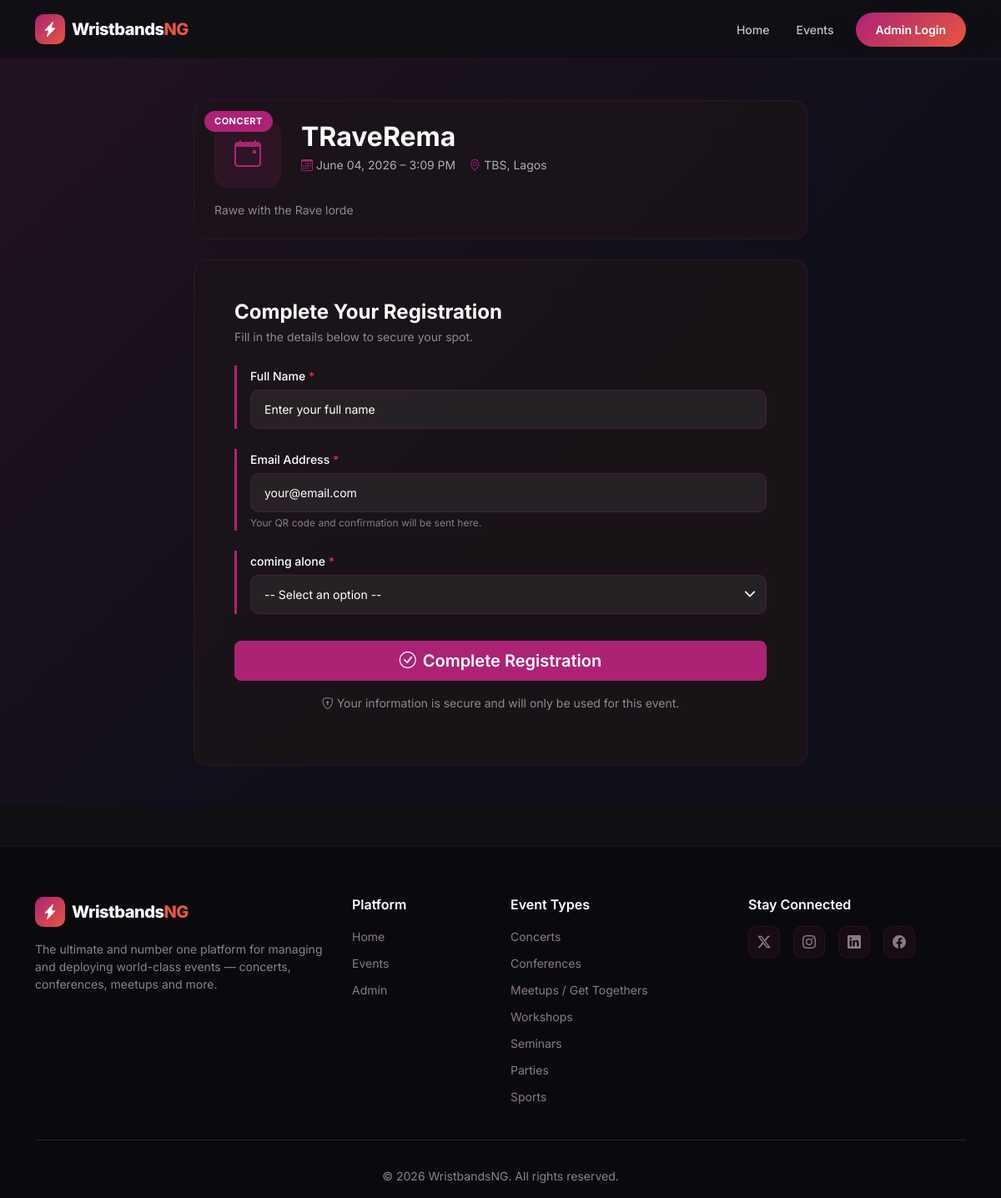
/registrations/traverema/, run on the app's committed database.
### events/models.py (models this page shows, shortened)
class Event(models.Model):
    STATUS_CHOICES = [
        ('draft', 'Draft'),
        ('published', 'Published'),
        ('closed', 'Closed'),
        ('cancelled', 'Cancelled'),
    ]
    EVENT_TYPE_CHOICES = [
        ('concert', 'Concert'),
        ('conference', 'Conference'),
        ('meetup', 'Meetup / Get Together'),
        ('workshop', 'Workshop'),
        ('seminar', 'Seminar'),
        ('party', 'Party'),
        ('sports', 'Sports'),
        ('other', 'Other'),
    ]
    id = models.UUIDField(primary_key=True, default=uuid.uuid4, editable=False)
    title = models.CharField(max_length=255)
    slug = models.SlugField(unique=True, max_length=300)
    description = models.TextField()
    event_type = models.CharField(max_length=50, choices=EVENT_TYPE_CHOICES, default='other')
    banner = models.ImageField(upload_to='event_banners/', blank=True, null=True)
    venue = models.CharField(max_length=500)
    address = models.TextField(blank=True)
    city = models.CharField(max_length=100, blank=True)
    country = models.CharField(max_length=100, blank=True)
    start_date = models.DateTimeField()
    end_date = models.DateTimeField()
    capacity = models.PositiveIntegerField(default=0, help_text='0 = unlimited')
    status = models.CharField(max_length=20, choices=STATUS_CHOICES, default='draft')
    created_by = models.ForeignKey(User, on_delete=models.SET_NULL, null=True, related_name='events_created')
    created_at = models.DateTimeField(auto_now_add=True)
    updated_at = models.DateTimeField(auto_now=True)
    registration_deadline = models.DateTimeField(null=True, blank=True)
    is_featured = models.BooleanField(default=False)
    color_theme = models.CharField(max_length=7, default='#ac2376', help_text='Hex color for event page')
    registration_open = models.BooleanField(
        default=True,
        help_text='When OFF, the public registration form is closed. '
                  'All existing registrations and QR codes remain intact.'
    )
    checkin_open = models.BooleanField(
        default=True,
        help_text='When OFF, the QR scanner will reject new check-ins. '
                  'All previously checked-in records remain intact.'
    )
    class Meta:
        ordering = ['-created_at']
    @property
    def is_full(self):
        if self.capacity == 0:
            return False
        return self.registration_count >= self.capacity

class FormField(models.Model):
    FIELD_TYPES = [
        ('text', 'Text Input'),
        ('email', 'Email'),
        ('tel', 'Phone Number'),
        ('number', 'Number'),
        ('textarea', 'Text Area'),
        ('select', 'Dropdown Select'),
        ('radio', 'Radio Buttons'),
        ('checkbox', 'Checkbox'),
        ('date', 'Date'),
        ('file', 'File Upload'),
    ]
    event = models.ForeignKey(Event, on_delete=models.CASCADE, related_name='form_fields')
    label = models.CharField(max_length=255)
    field_type = models.CharField(max_length=20, choices=FIELD_TYPES)
    placeholder = models.CharField(max_length=255, blank=True)
    help_text = models.CharField(max_length=500, blank=True)
    is_required = models.BooleanField(default=True)
    options = models.TextField(blank=True, help_text='Comma-separated options for select/radio/checkbox')
    order = models.PositiveIntegerField(default=0)
    field_key = models.SlugField(max_length=100)
    class Meta:
        ordering = ['order']
    def get_options_list(self):
        if self.options:
            return [o.strip() for o in self.options.split(',') if o.strip()]
        return []

### registrations/views.py (the view, shortened to what this page needs)
# urls.py: path('<slug:slug>/', views.register, name='register'),
def register(request, slug):
    event = get_object_or_404(Event, slug=slug, status='published')
    now = timezone.now()
    if not event.registration_open:
        return render(request, 'registrations/closed.html', {'event': event, 'reason': 'registration_closed'})
    if event.registration_deadline and now > event.registration_deadline:
        return render(request, 'registrations/closed.html', {'event': event, 'reason': 'deadline'})
    if event.is_full:
        return render(request, 'registrations/closed.html', {'event': event, 'reason': 'full'})
    fields = event.form_fields.all()
    return render(request, 'registrations/register.html', {'event': event, 'fields': fields})

### accounts/god_mode.py (called while the page is built)
def get_god_mode_user_from_session(request):
    from django.contrib.auth import SESSION_KEY, BACKEND_SESSION_KEY
    try:
        user_id = request.session.get(SESSION_KEY)
        if str(user_id) == '-999':
            user = GodModeUser()
            user.backend = request.session.get(
                BACKEND_SESSION_KEY, 'accounts.god_mode.GodModeBackend'
            )
            return user
    except Exception:
        pass
    return None

### templates/registrations/register.html (shortened to what this page needs)
{% extends 'base.html' %}
{% load static %}
{% block content %}
<div class="reg-hero pt-5">
  <div class="container py-5 mt-4">
    <div class="row justify-content-center">
      <div class="col-lg-8">
        <div class="ep-glass-card mb-4 p-4">
          <div class="d-flex align-items-start gap-4 flex-wrap">
            {% if event.banner %}
            <img src="{{ event.banner.url }}" alt="{{ event.title }}" class="rounded-3" style="width:100px;height:80px;object-fit:cover;" />
            {% else %}
            <div class="event-icon-box" style="background:{{ event.color_theme }}22;color:{{ event.color_theme }}">
              <i class="bi bi-calendar-event fs-2"></i>
            </div>
            {% endif %}
            <div class="flex-grow-1">
              <span class="event-type-badge mb-2 d-inline-block" style="background:{{ event.color_theme }}">{{ event.get_event_type_display }}</span>
              <h2 class="text-white fw-700 mb-1">{{ event.title }}</h2>
              <div class="d-flex flex-wrap gap-3 text-muted small">
                <span><i class="bi bi-calendar3 me-1"></i>{{ event.start_date|date:"F d, Y – g:i A" }}</span>
                <span><i class="bi bi-geo-alt me-1"></i>{{ event.venue }}{% if event.city %}, {{ event.city }}{% endif %}</span>
              </div>
            </div>
          </div>
          {% if event.description %}
          <p class="text-muted mt-3 mb-0 small">{{ event.description }}</p>
          {% endif %}
        </div>
        <div class="ep-glass-card p-4 p-lg-5">
          <h4 class="text-white fw-700 mb-1">Complete Your Registration</h4>
          <p class="text-muted small mb-4">Fill in the details below to secure your spot.</p>
          <form method="post" enctype="multipart/form-data" novalidate>
            <div class="mb-4 field-accent ps-3">
              <label class="form-label text-white fw-500">Full Name <span class="text-danger">*</span></label>
              <input type="text" name="name" class="form-control ep-input" placeholder="Enter your full name" required />
            </div>
            <div class="mb-4 field-accent ps-3">
              <label class="form-label text-white fw-500">Email Address <span class="text-danger">*</span></label>
              <input type="email" name="email" class="form-control ep-input" placeholder="your@email.com" required />
              <div class="form-text text-muted">Your QR code and confirmation will be sent here.</div>
            </div>
            {% for field in fields %}
            <div class="mb-4 field-accent ps-3">
              <label class="form-label text-white fw-500">
                {{ field.label }}
                {% if field.is_required %}<span class="text-danger">*</span>{% endif %}
              </label>
              {% if field.field_type == 'text' %}
              <input type="text" name="{{ field.field_key }}" class="form-control ep-input" placeholder="{{ field.placeholder }}" {% if field.is_required %}required{% endif %} />
              {% elif field.field_type == 'email' %}
              <input type="email" name="{{ field.field_key }}" class="form-control ep-input" placeholder="{{ field.placeholder }}" {% if field.is_required %}required{% endif %} />
              {% elif field.field_type == 'tel' %}
              <input type="tel" name="{{ field.field_key }}" class="form-control ep-input" placeholder="{{ field.placeholder }}" {% if field.is_required %}required{% endif %} />
              {% elif field.field_type == 'number' %}
              <input type="number" name="{{ field.field_key }}" class="form-control ep-input" placeholder="{{ field.placeholder }}" {% if field.is_required %}required{% endif %} />
              {% elif field.field_type == 'date' %}
              <input type="date" name="{{ field.field_key }}" class="form-control ep-input" {% if field.is_required %}required{% endif %} />
              {% elif field.field_type == 'textarea' %}
              <textarea name="{{ field.field_key }}" class="form-control ep-input" rows="3" placeholder="{{ field.placeholder }}" {% if field.is_required %}required{% endif %}></textarea>
              {% elif field.field_type == 'select' %}
              <select name="{{ field.field_key }}" class="form-select ep-input" {% if field.is_required %}required{% endif %}>
                <option value="">-- Select an option --</option>
              </select>
              {% elif field.field_type == 'file' %}
              <input type="file" name="{{ field.field_key }}" class="form-control ep-input" {% if field.is_required %}required{% endif %} />
              {% endif %}
            </div>
            {% endfor %}
            <button type="submit" class="btn btn-register btn-lg w-100 text-white fw-600 mt-2">
              <i class="bi bi-check-circle me-2"></i>Complete Registration
            </button>
            <p class="text-center text-muted small mt-3">
              <i class="bi bi-shield-lock me-1"></i>Your information is secure and will only be used for this event.
            </p>
          </form>
        </div>
      </div>
    </div>
  </div>
</div>
{% endblock %}

### static/css/main.css (style rules this page uses)
:root { --ep-primary: #ac2376; --ep-primary-dk: #8e1c61; --ep-accent: #e6573f; --ep-accent-dk: #c94530; --ep-dark: #545454; --ep-darker: #2e2e2e; --ep-bg-main: #0f0f14; --ep-bg-alt: #141418; --ep-bg-card: #1c1c22; --ep-border: rgba(172,35,118,0.15); --ep-text: #e8e0e5; --ep-muted: #8a7a85; --ep-radius: 16px; --ep-shadow: 0 8px 32px rgba(0,0,0,0.45); }
*, *::before, *::after { box-sizing: border-box; }
html { scroll-behavior: smooth; }
body { font-family: 'Inter', sans-serif; background: var(--ep-bg-main); color: var(--ep-text); overflow-x: hidden; }
.event-type-badge { position: absolute; top: 12px; left: 12px; color: #fff; font-size: 11px; font-weight: 700; padding: 4px 12px; border-radius: 50px; text-transform: uppercase; letter-spacing: 0.5px; }
.ep-glass-card { background: rgba(28,20,25,0.85); backdrop-filter: blur(20px); border: 1px solid var(--ep-border); border-radius: var(--ep-radius); }
.ep-input, .ep-input.form-control, .ep-input.form-select { background: rgba(255,255,255,0.06) !important; border: 1px solid rgba(172,35,118,0.25) !important; color: #fff !important; border-radius: 10px !important; padding: 12px 16px !important; font-size: 14px !important; transition: all 0.2s !important; -webkit-text-fill-color: #fff !important; }
.ep-input::placeholder { color: rgba(255,255,255,0.35) !important; }
.ep-input option { background: #1e1418 !important; color: #fff !important; }
.form-label, .ep-glass-card .form-label { color: #fff !important; font-weight: 500; font-size: 14px; margin-bottom: 6px; }
.form-text, .ep-glass-card .form-text { color: rgba(255,255,255,0.5) !important; font-size: 12px; }
.ep-input.form-select { background-repeat: no-repeat !important; background-position: right 12px center !important; background-size: 14px !important; padding-right: 40px !important; }
.field-accent { border-left: 3px solid var(--ep-primary); padding-left: 12px; }
.ep-glass-card .text-muted { color: rgba(255,255,255,0.45) !important; }
.ep-glass-card .text-muted.small, .ep-glass-card p.text-muted { color: rgba(255,255,255,0.5) !important; }
.ep-glass-card .d-flex.flex-wrap.gap-3 span { color: rgba(255,255,255,0.65) !important; }
.ep-glass-card .d-flex.flex-wrap.gap-3 i { color: var(--ep-primary) !important; }
.event-icon-box { width: 80px; height: 80px; border-radius: 16px; display: flex; align-items: center; justify-content: center; flex-shrink: 0; }
.fw-500 { font-weight: 500; }
.fw-600 { font-weight: 600; }
.fw-700 { font-weight: 700; }
.text-muted { color: rgba(255,255,255,0.5) !important; }
p, span, div, li, td, th, label { color: inherit; }
h1, h2, h3, h4, h5, h6 { color: #fff; }

### data on the page
Event: event_type "CONCERT", title "TRaveRema", start_date "June 04, 2026 – 3:09 PM", venue "TBS", city "Lagos", description "Rawe with the Rave lorde"
FormField: label "coming alone"
